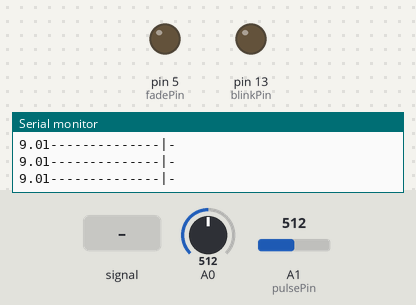
Simulated run of this sketch. Board: Arduino Uno, built with avr-gcc and run on an emulated ATmega328P. On the bench: output pins drawn as LEDs (lit = HIGH), the last lines printed to the serial monitor. Inputs (shaded band) come from the test bench; at power-on: A1 (pulsePin) = 512, A0 = 512.

Above: at 1.2 s.
1.3 s: A1 (pulsePin) fed a 200 Hz sine of ±81 counts around its level
At 2.64 s:
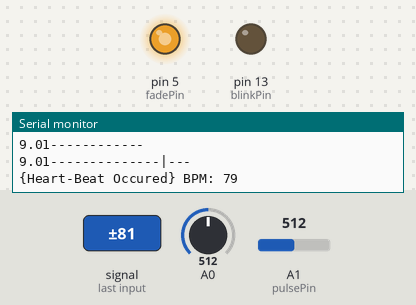
4.3 s: A1 (pulsePin) set to 535
At 5.4 s:
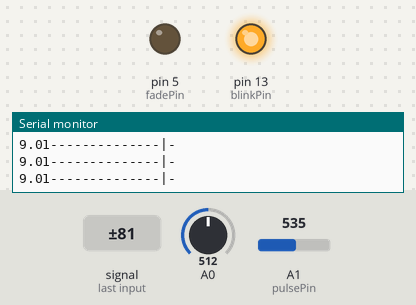
6.2 s: A1 (pulsePin) fed a 2 Hz sine of ±306 counts around its level
At 6.72 s:
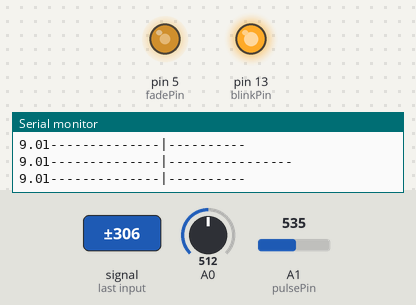
9.2 s: A1 (pulsePin) fed a 200 Hz sine of ±81 counts around its level
12.2 s: A0 set to 716
15.2 s: A1 (pulsePin) set to 900
At 15.45 s:
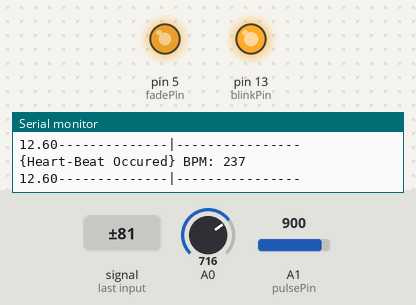
Timing chart, 0 to 18.2 s (numbered marks = the images above; inputs shaded):
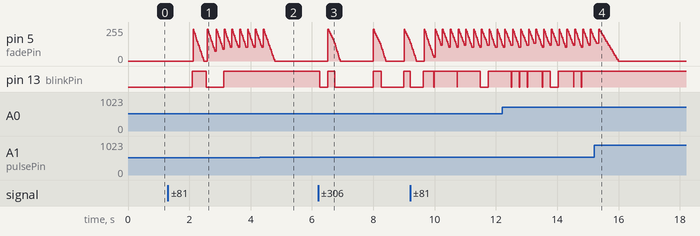

Measured:
- after the input at 4.3 s, pin 13 (blinkPin): stops changing and stays HIGH
- after the input at 15.2 s, pin 13 (blinkPin): stops changing and stays HIGH

The sketch:

Main.ino
```cpp
// variables
int pulsePin = 1;
int blinkPin = 13;
int fadePin = 5;
int fadeRate = 0;
float locMax = 0;
float locMin = 999999;
int count = 0;

// volatile variables
volatile int BPM;
volatile int Signal;
volatile int IBI = 600;
volatile boolean Pulse = false;
volatile boolean QS = false;

static boolean serialVisual = true;

void setup(){
  pinMode(blinkPin,OUTPUT);
  pinMode(fadePin,OUTPUT);
  Serial.begin(9600);
  interruptSetup();
}

void loop(){
  int sensorValue = analogRead(A0);
  float voltage = sensorValue * (18.0 / 1023.0);
  Serial.print(voltage);
  if(count < 19200)
  {
    locMin = 99999;
    locMax = 0;
  }
  else if(locMax < voltage)
    locMax = voltage;
  else if(locMin > voltage)
    locMin = voltage;

    serialOutput(locMax-locMin < 4) ;

  if (QS == true){
        digitalWrite(blinkPin,HIGH);
        fadeRate = 255;
        serialOutputWhenBeatHappens();
        QS = false;
  }
  ledFadeToBeat();
  delay(20);
}

void ledFadeToBeat(){
    fadeRate -= 15;
    fadeRate = constrain(fadeRate,0,255);
    analogWrite(fadePin,fadeRate);
}
```

Calculations.ino
```cpp
volatile int rate[10];
volatile unsigned long sampleCounter = 0;
volatile unsigned long lastBeatTime = 0;
volatile int P =512;
volatile int T = 512;
volatile int thresh = 525;
volatile int amp = 100;
volatile boolean firstBeat = true;
volatile boolean secondBeat = false;


void interruptSetup(){
  TCCR2A = 0x02;
  TCCR2B = 0x06;
  OCR2A = 0X7C;
  TIMSK2 = 0x02;
  sei();
}
ISR(TIMER2_COMPA_vect){
  cli();
  Signal = analogRead(pulsePin);
  sampleCounter += 2;
  int N = sampleCounter - lastBeatTime;


  if(Signal < thresh && N > (IBI/5)*3){
    if (Signal < T){
      T = Signal;
    }
  }
  if(Signal > thresh && Signal > P){
    P = Signal;
  }
  if (N > 250){
    if ( (Signal > thresh) && (Pulse == false) && (N > (IBI/5)*3) ){
      Pulse = true;
      digitalWrite(blinkPin,HIGH);
      IBI = sampleCounter - lastBeatTime;
      lastBeatTime = sampleCounter;

      if(secondBeat){
        secondBeat = false;
        for(int i=0; i<=9; i++){
          rate[i] = IBI;
        }
      }
      if(firstBeat){
        firstBeat = false;
        secondBeat = true;
        sei();
        return;
      }
      word runningTotal = 0;

      for(int i=0; i<=8; i++){
        rate[i] = rate[i+1];
        runningTotal += rate[i];
      }
      rate[9] = IBI;
      runningTotal += rate[9];
      runningTotal /= 10;
      BPM = 60000/runningTotal;
      QS = true;
    }
  }
  if (Signal < thresh && Pulse == true){
   digitalWrite(blinkPin,LOW);
    Pulse = false;
    amp = P - T;
    thresh = amp/2 + T;
    P = thresh;
    T = thresh;
  }
  if (N > 2500){
    thresh = 512;
    P = 512;
    T = 512;
    lastBeatTime = sampleCounter;
    firstBeat = true;
    secondBeat = false;
  }
  sei();
}
```

SerialMonitorSettings.ino
```cpp
int cal = 1.6;
boolean exer = false;
void serialOutput(boolean exercise){
  exer = exercise;
 if (serialVisual == true){
     arduinoSerialMonitorVisual('-', Signal);
 }
 else{
      sendDataToSerial('S', Signal);
 }
}

void serialOutputWhenBeatHappens(){
 if (serialVisual == true){
    Serial.print("{Heart-Beat Occured} ");
    Serial.print("BPM: ");
    Serial.print(BPM/cal);
    Serial.print("  \n");
     if(BPM/cal > 100)
    {
      if(!exer)
      {
        for(int i = 0; i < 3; i++)
        Serial.print("V-TAC WARNING V-TAC \n");
      }
    }
 } else{
        sendDataToSerial('B',BPM);
        sendDataToSerial('Q',IBI);
 }
}

void sendDataToSerial(char symbol, int data ){
    Serial.print(symbol);
    Serial.println(data);
  }

void arduinoSerialMonitorVisual(char symbol, int data ){
  const int sensorMin = 0;
  const int sensorMax = 1024;

  int sensorReading = data;
  int range = map(sensorReading, sensorMin, sensorMax, 0, 11);

  switch (range) {
  case 0:
    Serial.println("");
    break;
  case 1:
    Serial.println("---");
    break;
  case 2:
    Serial.println("------");
    break;
  case 3:
    Serial.println("---------");
    break;
  case 4:
    Serial.println("------------");
    break;
  case 5:
    Serial.println("--------------|-");
    break;
  case 6:
    Serial.println("--------------|---");
    break;
  case 7:
    Serial.println("--------------|-------");
    break;
  case 8:
    Serial.println("--------------|----------");
    break;
  case 9:
    Serial.println("--------------|----------------");
    break;
  case 10:
    Serial.println("--------------|-------------------");
    break;
  case 11:
    Serial.println("--------------|-----------------------");
    break;
  }
}
```
